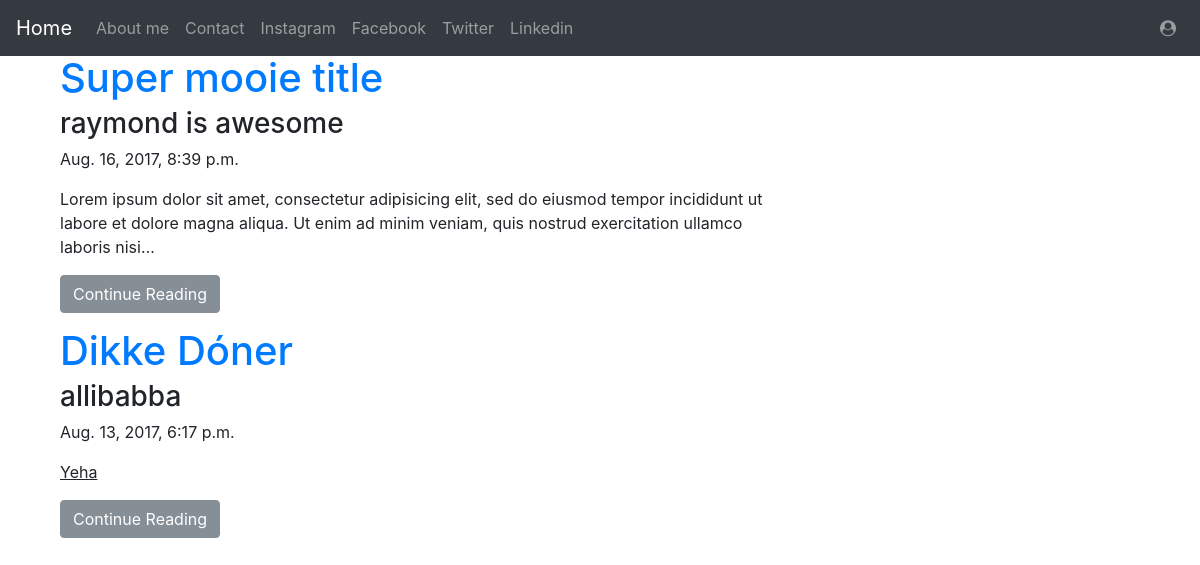
The page / on the database its author committed.
### posts/models.py (models this page shows, shortened)
class Post(models.Model):
    author = models.ForeignKey(User,related_name='posts')
    title = models.CharField(max_length=400)
    slug = models.SlugField(allow_unicode=True,unique=True,default='')
    second_title = models.CharField(max_length=400)
    text = models.TextField()
    text_html = models.TextField(editable=False,default='',blank=True)
    created_date = models.DateTimeField(default=timezone.now)
    published_date = models.DateTimeField(blank=True, null=True)
    class Meta():
        ordering = ['title']

### posts/views.py (the view)
# urls.py: url(r'^$',viewsPosts.PostListView.as_view(),name='post_list'),
class PostListView(generic.ListView):
    model = Post
    def get_queryset(self):
        return Post.objects.filter(published_date__lte=timezone.now()).order_by('-published_date')

### posts/templates/posts/post_list.html (shortened to what this page needs)
{% extends "posts/post_base.html" %}
{% block post_content %}
<div class="col-md-8">
  <div class="list-posts">
    {% for post in object_list %}
      <div class="post">
        <h1><a href="{% url 'posts:post_detail' slug=post.slug %}">{{ post.title}}</a></h1>
        <h3>{{ post.second_title}}</h3>
        <div class="date"><p>{{ post.published_date}}</p></div>
        <div class="paragraph"><p>{{ post.text|safe|truncatechars:200 }}</p></div>
        <a href="{% url 'posts:post_detail' slug=post.slug %}"><button class='btn btn-secondary'type="button" name="Continue Reading">Continue Reading</button></a>
      </div>
    {% endfor %}
  </div>
</div>
{% endblock post_content %}

### static/css/master.css (style rules this page uses)
h1 { color: green; }

### rows shown on the page
Post: title "Super mooie title", second_title "raymond is awesome", published_date "Aug. 16, 2017, 8:39 p.m.", text "Lorem ipsum dolor sit amet, consectetur adipisicing elit, sed do eiusmod tempor incididunt ut labore et dolore magna aliqua. Ut enim ad minim veniam, quis nostrud exercitation ullamco laboris nisi…"
Post: title "Dikke Dóner", second_title "allibabba", published_date "Aug. 13, 2017, 6:17 p.m.", text "Yeha"
